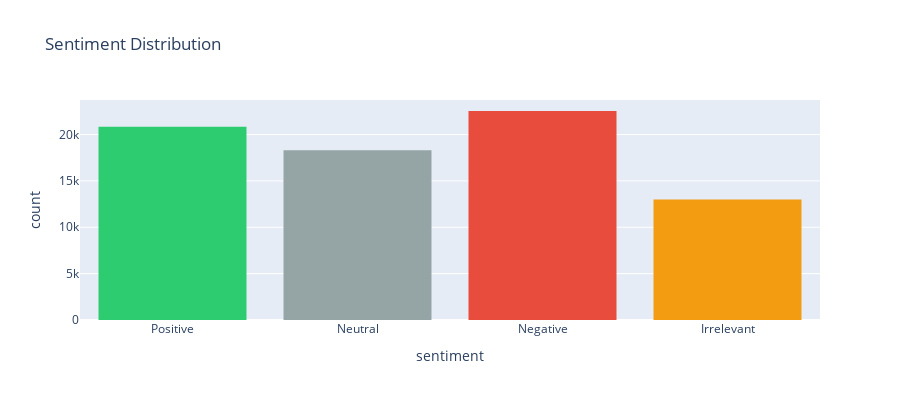

Write notebook code for a chart like this one.
### Code cell
fig = px.histogram(df, x='sentiment', 
                   title='Sentiment Distribution',
                   color='sentiment',
                   color_discrete_map={'Positive': '#2ecc71', 
                                      'Negative': '#e74c3c', 
                                      'Neutral': '#95a5a6',
                                      'Irrelevant': '#f39c12'})
fig.update_layout(showlegend=False, height=400)
fig.show()

### Figure 1 — Plotly figure (JSON) as saved in the notebook; plotly's stock layout.template omitted (floating-point values rounded to 4 significant figures; data arrays with more than 128 entries replaced by an {"elided": "..."} marker saying what was removed)
{"data": [{"bingroup": "x", "hovertemplate": "sentiment=%{x}<br>count=%{y}<extra></extra>", "legendgroup": "Positive", "marker": {"color": "#2ecc71", "pattern": {"shape": ""}}, "name": "Positive", "orientation": "v", "showlegend": true, "type": "histogram", "x": {"elided": "20831 str values"}, "xaxis": "x", "yaxis": "y"}, {"bingroup": "x", "hovertemplate": "sentiment=%{x}<br>count=%{y}<extra></extra>", "legendgroup": "Neutral", "marker": {"color": "#95a5a6", "pattern": {"shape": ""}}, "name": "Neutral", "orientation": "v", "showlegend": true, "type": "histogram", "x": {"elided": "18318 str values"}, "xaxis": "x", "yaxis": "y"}, {"bingroup": "x", "hovertemplate": "sentiment=%{x}<br>count=%{y}<extra></extra>", "legendgroup": "Negative", "marker": {"color": "#e74c3c", "pattern": {"shape": ""}}, "name": "Negative", "orientation": "v", "showlegend": true, "type": "histogram", "x": {"elided": "22542 str values"}, "xaxis": "x", "yaxis": "y"}, {"bingroup": "x", "hovertemplate": "sentiment=%{x}<br>count=%{y}<extra></extra>", "legendgroup": "Irrelevant", "marker": {"color": "#f39c12", "pattern": {"shape": ""}}, "name": "Irrelevant", "orientation": "v", "showlegend": true, "type": "histogram", "x": {"elided": "12990 str values"}, "xaxis": "x", "yaxis": "y"}], "layout": {"barmode": "relative", "height": 400, "legend": {"title": {"text": "sentiment"}, "tracegroupgap": 0}, "showlegend": false, "title": {"text": "Sentiment Distribution"}, "xaxis": {"anchor": "y", "categoryarray": ["Positive", "Neutral", "Negative", "Irrelevant"], "categoryorder": "array", "domain": [0, 1], "title": {"text": "sentiment"}}, "yaxis": {"anchor": "x", "domain": [0, 1], "title": {"text": "count"}}}}
